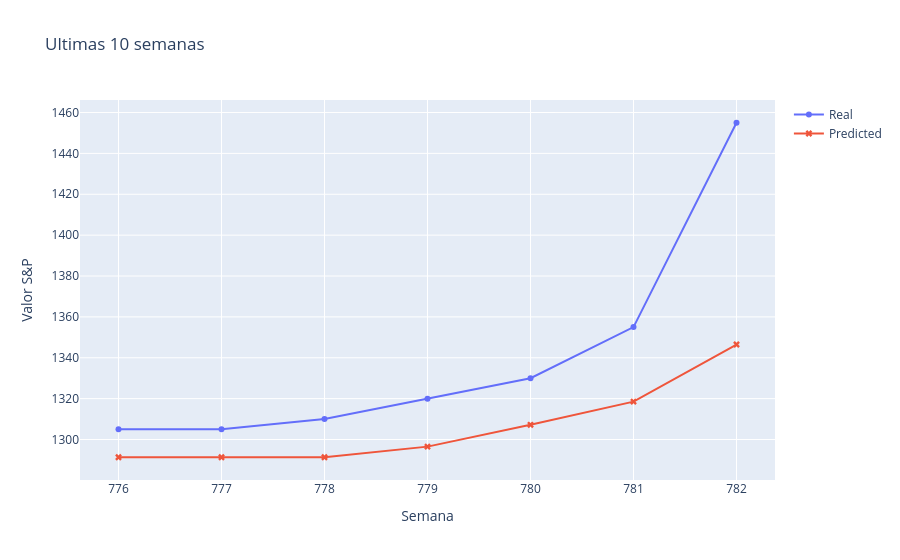

The notebook cell saved with this chart:
### Code cell
n = 10

test_x = np.arange(len(train_data), len(train_data) + 7)

fig = go.Figure()

fig.add_trace(go.Scatter(
    x=test_x,
    y=y_test_real.flatten()[-n:],
    mode='lines+markers',
    name='Real',
    marker=dict(symbol='circle')
))

fig.add_trace(go.Scatter(
    x=test_x,
    y=y_pred_real.flatten()[-n:],
    mode='lines+markers',
    name='Predicted',
    marker=dict(symbol='x')
))

fig.update_layout(
    title="Ultimas 10 semanas",
    xaxis_title="Semana",
    yaxis_title="Valor S&P",
)

fig.show()

### Figure 1 — Plotly figure (JSON) as saved in the notebook; plotly's stock layout.template omitted (floating-point values rounded to 4 significant figures)
{"data": [{"marker": {"symbol": "circle"}, "mode": "lines+markers", "name": "Real", "type": "scatter", "x": [776, 777, 778, 779, 780, 781, 782], "y": [1305.0, 1305.0, 1310.0, 1320.0, 1330.0, 1355.0, 1455.0, 1710.0, 1710.0, 1850.0]}, {"marker": {"symbol": "x"}, "mode": "lines+markers", "name": "Predicted", "type": "scatter", "x": [776, 777, 778, 779, 780, 781, 782], "y": [1291.0, 1291.0, 1291.0, 1297.0, 1307.0, 1319.0, 1346.0, 1454.0, 1645.0, 1661.0]}], "layout": {"title": {"text": "Ultimas 10 semanas"}, "xaxis": {"title": {"text": "Semana"}}, "yaxis": {"title": {"text": "Valor S&P"}}}}
